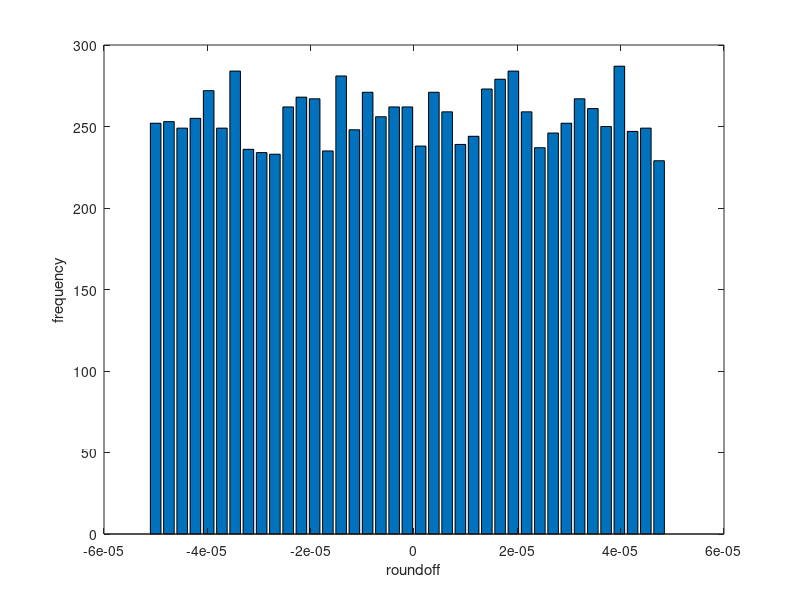

Write MATLAB code to recreate this figure.
clear all

yk = @(y) pi/3.14*y;

tic

n = 10000;
sint = 40;
s = 4;

interv = linspace(-5*10^(-s-1),5*10^(-s-1),sint);

q = exp(s*log(10));
y0 = 0.1;

y = y0*ones(1,n+1);
r = zeros(1,n+1);
N = zeros(1,sint);

for i = 2:n+1
    y(i) = yk(y(i-1));
    r(i) = y(i) - round( q*y(i) )/q;
    for j = 1:sint-1
        if( (r(i) > interv(j)) && (r(i) <= interv(j+1)) )
            N(j) += 1;
        end
    end
end

R = sum(r);

toc

fprintf('Accumulated roundoff error: %-12.8f\n',R);
figure(1);
bar(interv,N);
xlabel('roundoff');ylabel('frequency');
%figure(2);
%plot(r,'linewidth',2,'-k');
%xlabel('iterations');ylabel('roundoff error');
